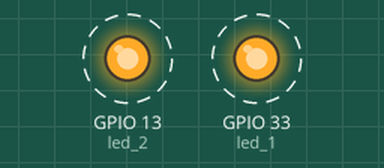
Bench run of a program on a simulated ESP32. Shown: output pins drawn as LEDs (lit = HIGH). Dashed ring = blinking. What the program prints to the serial monitor is not drawn.

Above: at 1.2 s.
Timing chart, 0 to 5.6 s (numbered marks = the images above):
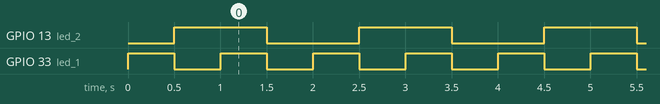

The program:

main.cpp
```cpp
#include <Arduino.h>

TaskHandle_t Task1;
TaskHandle_t Task2;

const int led_1 = 33;
const int led_2 = 13;

void Task1code( void * parameter ){
  Serial.print("Task1 is running on core ");
  Serial.println(xPortGetCoreID());

  for(;;){
    digitalWrite(led_1, HIGH);
    delay(500);
    digitalWrite(led_1, LOW);
    delay(500);
  }
}

void Task2code( void * parameter ){
  Serial.print("Task2 is running on core ");
  Serial.println(xPortGetCoreID());

  for(;;){
    digitalWrite(led_2, HIGH);
    delay(1000);
    digitalWrite(led_2, LOW);
    delay(1000);
  }
}

void setup() {
  Serial.begin(115200);
  pinMode(led_1, OUTPUT);
  pinMode(led_2, OUTPUT);

  xTaskCreatePinnedToCore(Task1code,"Task1",10000,NULL,1,&Task1,0);
  delay(500);

  xTaskCreatePinnedToCore(Task2code,"Task2",10000,NULL,1,&Task2,1);
    delay(500);
}

void loop() {

}
```

Measured:
- by itself, GPIO 13 (led_2): alternates HIGH for 1.0 s and LOW for 1.0 s
- by itself, GPIO 33 (led_1): alternates HIGH for 0.50 s and LOW for 0.50 s
- by itself, everything shown: repeats every 2.0 s, in 6 steps
